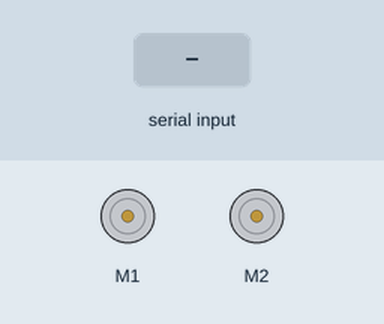
Simulated run of this sketch. Board: Arduino Uno, built with avr-gcc and run on an emulated ATmega328P. Parts: 2 × DC motor (green arrow = forward, orange = backward, longer = faster). Inputs (shaded band) come from the test bench.

Above: at 1.2 s.
1.3 s: "w" received over Serial
At 2.4 s:
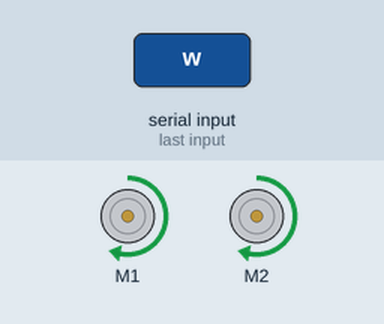
2.8 s: "s" received over Serial
At 3.5 s:
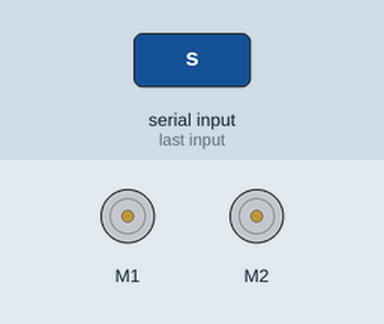
4.3 s: "s" received over Serial
At 4.7 s:
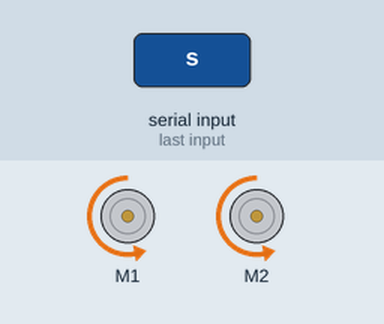
5.8 s: "1" received over Serial
At 7.0 s:
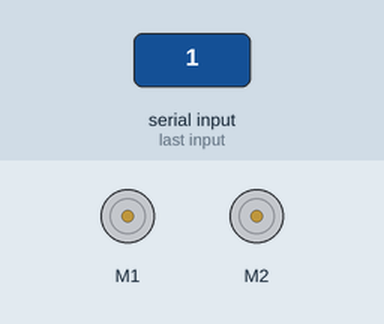
Timing chart, 0 to 8.3 s (numbered marks = the images above; inputs shaded):
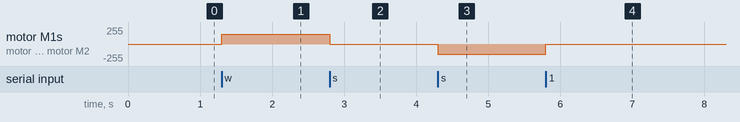

The sketch:

twomotormovement_sketch_apr28c.ino
```cpp
#include <AFMotor.h>

AF_DCMotor motor1(1); // create motor object for motor 1
AF_DCMotor motor2(2); // create motor object for motor 2

void setup() {
  Serial.begin(9600); // initialize serial communication at 9600 bps
}

void loop() {
  // read incoming serial command
  if (Serial.available() > 0) {
    char command = Serial.read();

    // control both motors
    if (command == 'w') { // move both motors forward
      motor1.run(FORWARD);
      motor1.setSpeed(150); // set motor speed to 150 (out of 255)
      motor2.run(FORWARD);
      motor2.setSpeed(150);
      while (Serial.available() <= 0 || Serial.read() == 'w') { // hold 'w' to keep motors running
        motor1.run(FORWARD);
        motor1.setSpeed(150);
        motor2.run(FORWARD);
        motor2.setSpeed(150);
      }
      motor1.run(RELEASE); // release motors when 'w' is no longer held down
      motor2.run(RELEASE);
    }
    else if (command == 's') { // move both motors backward
      motor1.run(BACKWARD);
      motor1.setSpeed(150);
      motor2.run(BACKWARD);
      motor2.setSpeed(150);
      while (Serial.available() <= 0 || Serial.read() == 's') { // hold 's' to keep motors running
        motor1.run(BACKWARD);
        motor1.setSpeed(150);
        motor2.run(BACKWARD);
        motor2.setSpeed(150);
      }
      motor1.run(RELEASE); // release motors when 's' is no longer held down
      motor2.run(RELEASE);
    }
  }
}
```

Measured:
- after the input at 1.3 s, motor M1, motor M2: stopped → forward 150/255 at once
- after the input at 2.8 s, motor M1, motor M2: forward 150/255 → stopped at once
- after the input at 4.3 s, motor M1, motor M2: stopped → backward 150/255 at once
- after the input at 5.8 s, motor M1, motor M2: backward 150/255 → stopped at once
